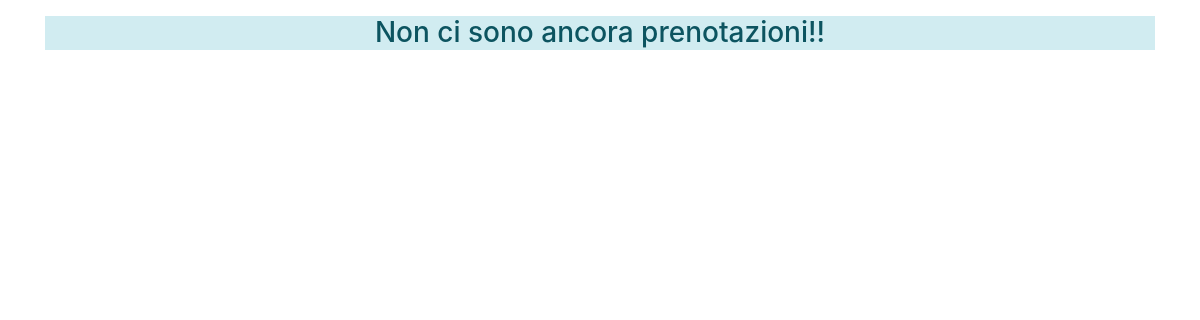
Page /users/lista_prenotazioni/ (signed in) on the earlier database version.
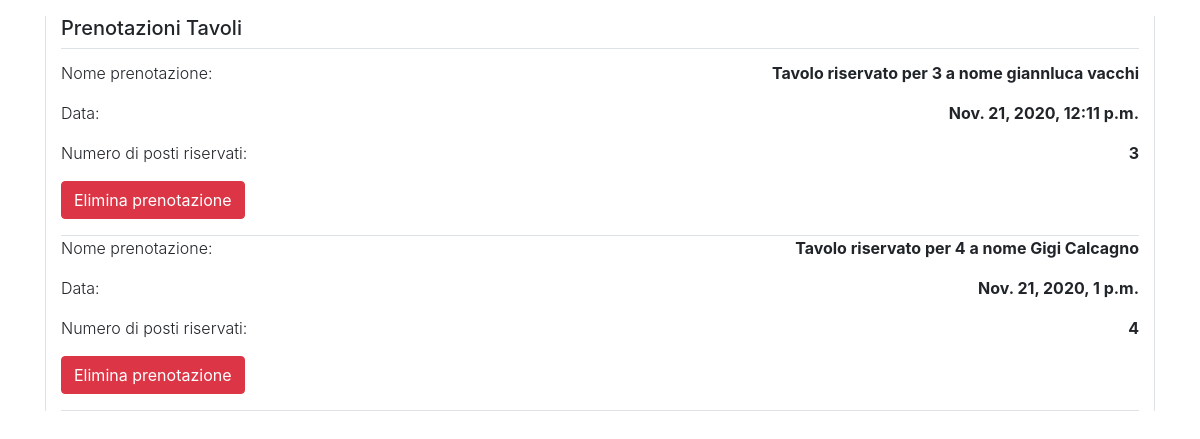
Same page on the later database version.
### users/models.py (models this page shows)
class Table(models.Model):
    user = models.ForeignKey(User, on_delete=models.CASCADE, default=None, null=True, related_name="prenotazioni")
    n_people = models.DecimalField(max_digits=2, decimal_places=0)
    reservation_name = models.CharField(max_length=50, default=None)
    reservation_last_name = models.CharField(max_length=50, default=None)
    date = models.DateTimeField(default=None)
    discount = models.PositiveIntegerField(default=0, help_text="Inserire l'ammontare dello sconto percentuale",
                                           validators=[MinValueValidator(1), MaxValueValidator(100)])
    def __str__(self):
        return f'Tavolo riservato per {self.n_people} a nome {self.reservation_name} {self.reservation_last_name}'

### products/views.py (the view)
    def wrapper(*args, **kwargs):
        request = args[0]
        if request is not None:
            user = request.user
            try:
                if user.is_restaurateur:
                    return function(*args, **kwargs)
                else:
                    return render(request, 'users/authentication_error.html', {})
            except AttributeError:
                raise Http404   #per utenti anonimi

### products/views.py (called while the page is built)
def is_restaurateur(function):
    def wrapper(*args, **kwargs):
        request = args[0]
        if request is not None:
            user = request.user
            try:
                if user.is_restaurateur:
                    return function(*args, **kwargs)
                else:
                    return render(request, 'users/authentication_error.html', {})
            except AttributeError:
                raise Http404   #per utenti anonimi
    return wrapper

### users/views.py (called while the page is built)
@is_restaurateur
def restaurateur_view(request):
    tables = Table.objects.filter(date__gt=Date.today())
    today = datetime.today()
    takeaways = TakeAway.objects.filter(date__year=today.year, date__month=today.month, date__day=today.day)
    context = {
        'tables': tables,
        'takeaways': takeaways
    }
    return render(request, 'users/restaurarìteur_view.html', context)

### users/templates/users/restaurarìteur_view.html (shortened to what this page needs)
{% extends 'base.html' %}
{% load crispy_forms_tags %}
{% block content %}
    {% if tables|length != 0 or takeaways|length != 0 %}
        {% if tables|length != 0 %}
      <div class="col border-left border-right">
          <h5 class="card-title pb-2 border-bottom ">Prenotazioni Tavoli</h5>
                {% for prenotazione in tables %}
                    <div class="border-bottom" id="prenotazione{{prenotazione.pk}}">
                     <div class="d-flex justify-content-between ">
                            <p class="font-weight-light">Nome prenotazione: </p>
                            <p class="font-weight-bold">{{ prenotazione }}</p>
                        </div>
                   <div class="d-flex justify-content-between ">
                            <p class="font-weight-light">Data: </p>
                            <p class="font-weight-bold">{{ prenotazione.date}}</p>
                        </div>
                   <div class="d-flex justify-content-between ">
                            <p class="font-weight-light">Numero di posti riservati: </p>
                            <p class="font-weight-bold">{{ prenotazione.n_people}}</p>
                        </div>
                    <button class="mb-3 btn btn-danger " onclick="delete_post({{ prenotazione.pk }})">Elimina prenotazione</button>
                    </div>
                  {% endfor %}
      </div>
            {% endif %}
        {% else %}
        <div class="alert-info" style="text-align: center"><h3>Non ci sono ancora prenotazioni!!</h3></div>
  {% endif %}
{% endblock %}

Differences in the rows shown:
added Table: n_people+reservation_name+reservation_last_name "Tavolo riservato per 3 a nome giannluca vacchi", date "Nov. 21, 2020, 12:11 p.m.", n_people "3"
added Table: n_people+reservation_name+reservation_last_name "Tavolo riservato per 4 a nome Gigi Calcagno", date "Nov. 21, 2020, 1 p.m.", n_people "4"
Other differences:
text no longer shown: "Non ci sono ancora prenotazioni!!"
text now shown: "Prenotazioni Tavoli"
